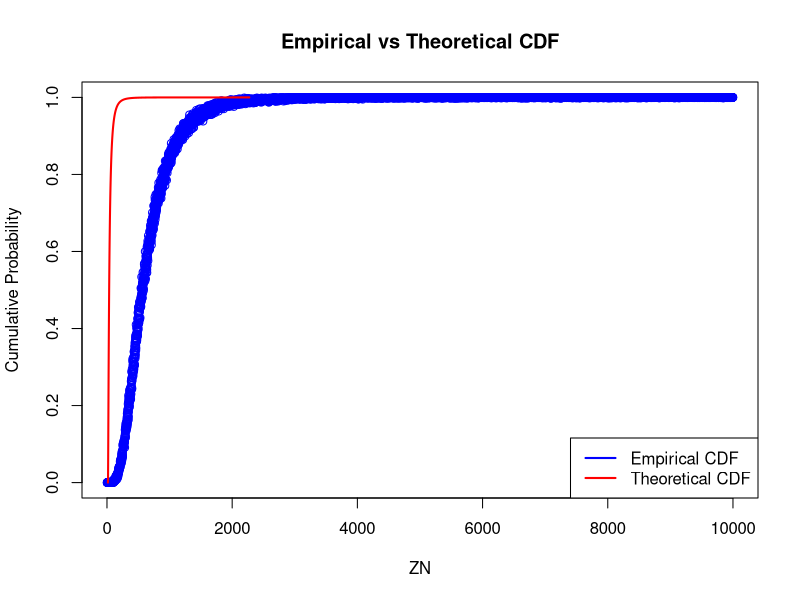

Write the R code that produced this figure. (Note: a time limit stopped this script after it produced the figure.)
################################################################################
#######  This code defines a random walk using the random variables in 
#######  log-normal distribution.
####### 

library(ggplot2)
library(tseries)

set.seed(10)

# 1. Defining Function to sample random variables from the log normal distribution
lognormal_from_uniform <- function(n, mean_dist, sd_dist) {
  u1 <- runif(n)
  u2 <- runif(n)
  z <- sqrt(-2*log(u1))*cos(2*pi*u2)
  x <- mean_dist + sd_dist*z
  x <- exp(x)
  return(x)
}

mean_dist = 3
sd_dist = 1

n <- 10000
N <- 5

ZN <- rep(NA,n)

# Combining N log-normal distributions
for (i in 1:n) {
  ZN[i] <- sum(lognormal_from_uniform(N, mean_dist, sd_dist))
}

# 2. Theoretically compute the cumulative distribution function of ZN

# Define the range of values for the CDF
x <- seq(0, max(ZN), length=n)

# Calculate the theoretical CDF using dlnorm
lognorm_cdf <- function(x, mu, sigma, N) {
  p <- rep(0, length(x))
  for (i in 1:N) {
    p <- p + dlnorm(x, meanlog = mu, sdlog = sigma, log = FALSE)
  }
  p <- p / N
  print(p)
  cdf <- cumsum(p * mean(diff(x)))
  return(cdf)
}


cdf <- lognorm_cdf(x, mean_dist, sd_dist, N)

# 3. Write a Monte Carlo program to generate samples of ZN from above CDF

# Define x values for CDF plot
x <- seq(min(ZN), max(ZN), length.out = length(ZN))

# Define Monte Carlo function to compute ECDF
monte_carlo_ecdf <- function(x, ZN, n_sims = 1000) {
  ecdf_vals <- numeric(length(x))
  for (i in 1:n_sims) {
    # Sample from ZN with replacement
    ZN_sample <- sample(ZN, replace = TRUE)
    # Compute empirical CDF at each x value
    ecdf_vals <- ecdf_vals + (ZN_sample <= x)
  }
  # Normalize ECDF values by number of simulations
  ecdf_vals <- ecdf_vals / n_sims
  return(ecdf_vals)
}

# Compute empirical CDF using Monte Carlo simulation
ecdf_ZN <- monte_carlo_ecdf(x, ZN)


# 4. Plot a histogram to compare the above two steps
# Plot the ECDF and the theoretical CDF
plot(ecdf_ZN, col="blue", main="Empirical vs Theoretical CDF", xlab="ZN", ylab="Cumulative Probability", lwd=1)
lines(x, cdf, col="red", lwd=2)
legend("bottomright", legend=c("Empirical CDF", "Theoretical CDF"), col=c("blue", "red"), lwd=2)


# 5. Central Limit Theorem. Show that UN converges to standard theorem

n <- 10000
N <- 100000

ZN <- rep(NA,n)

for (i in 1:n) {
  ZN[i] <- sum(lognormal_from_uniform(N, mean_dist, sd_dist))
}

# Compute the mean and standard deviation of the log-normal distribution
E_X = exp(mean_dist + 0.5*sd_dist^2)
S_X = sqrt((exp(sd_dist^2)-1)*exp(2*mean_dist+sd_dist^2))

UN = (ZN-N*E_X)/S_X

hist(UN,100,probability='TRUE')

library(tseries)

jarque.bera.test(UN)
